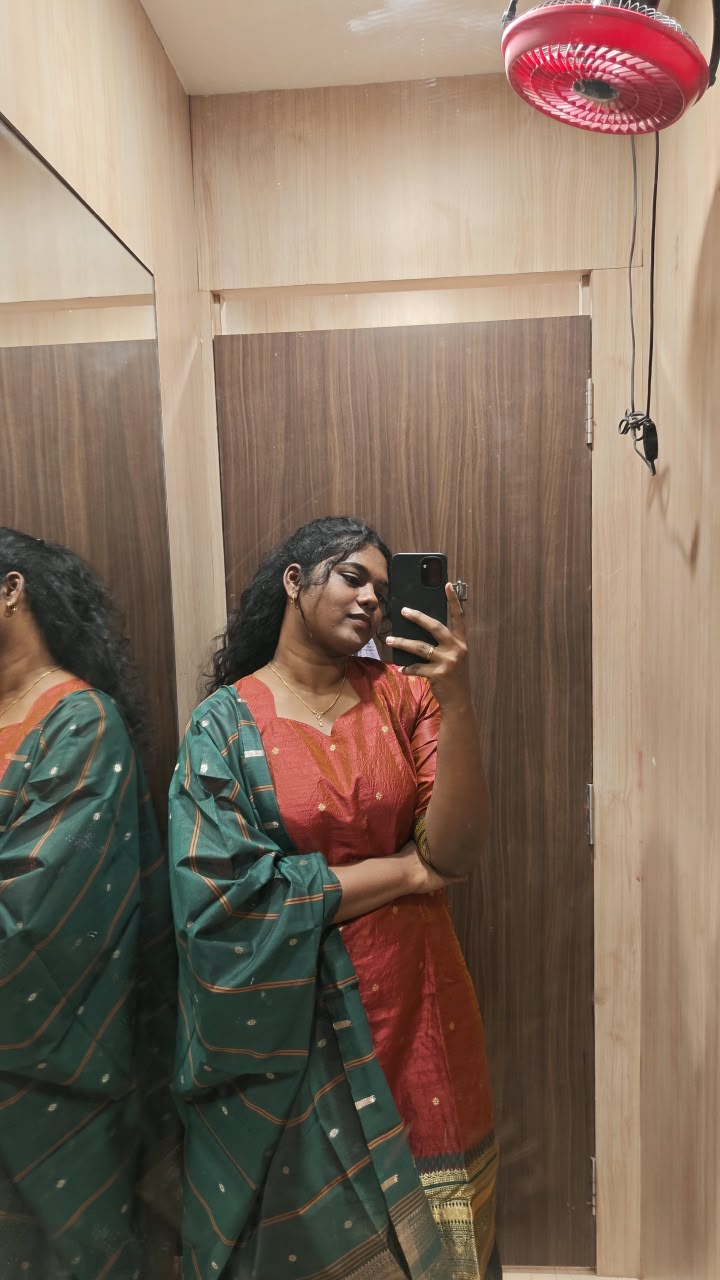
#> input picture jan.jpg, 720 x 1280 px, found by its file name
$ jupyter execute workshop03.ipynb
#> lines starting #> are read from the running program, lines starting #| are printed output that depends on the picture
# WORKSHOP 3-Canny Edge Detection
## NAME : D.JANANI
## REG NO : 212225040142

[cell 1]
import cv2
import matplotlib.pyplot as plt

[cell 2]
img = cv2.imread('JAN.jpg',cv2.IMREAD_GRAYSCALE)
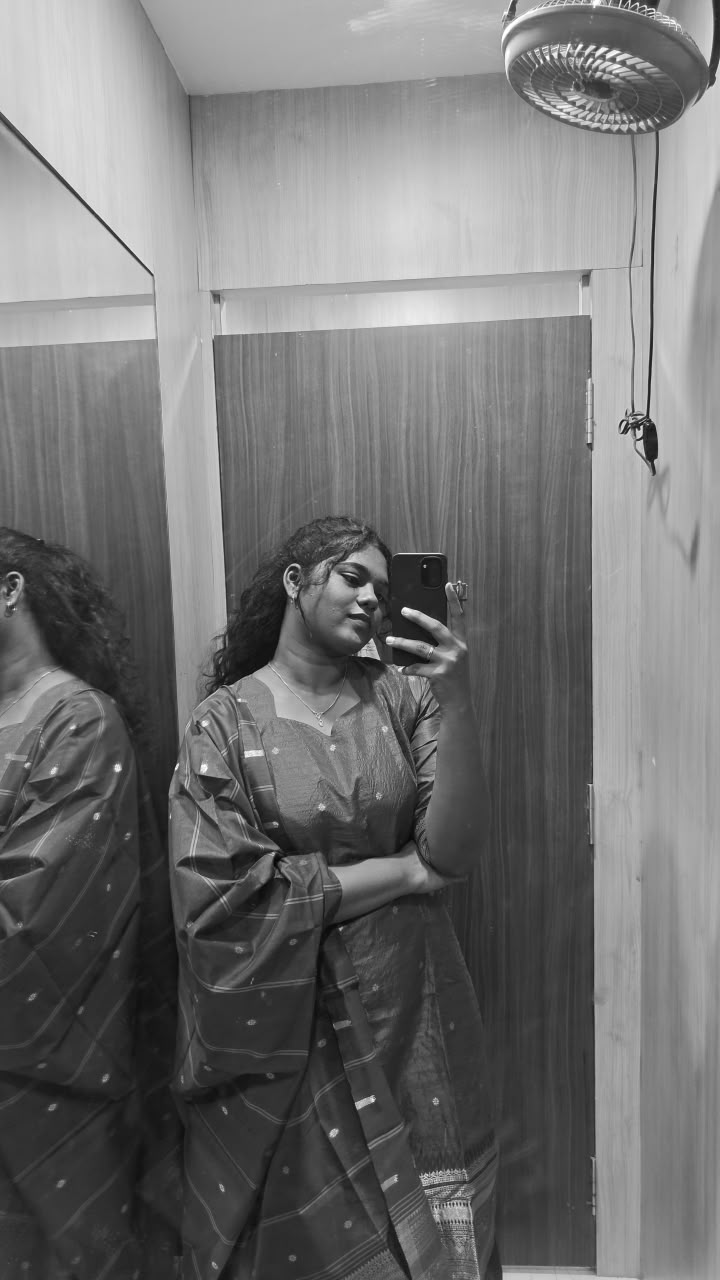
#> img: shape (1280, 720); min 4, max 255, mean 115.1

[cell 3]
blurred =cv2.GaussianBlur(img, (5,5),0)

[cell 4]
edges = cv2.Canny(blurred, 50, 150)
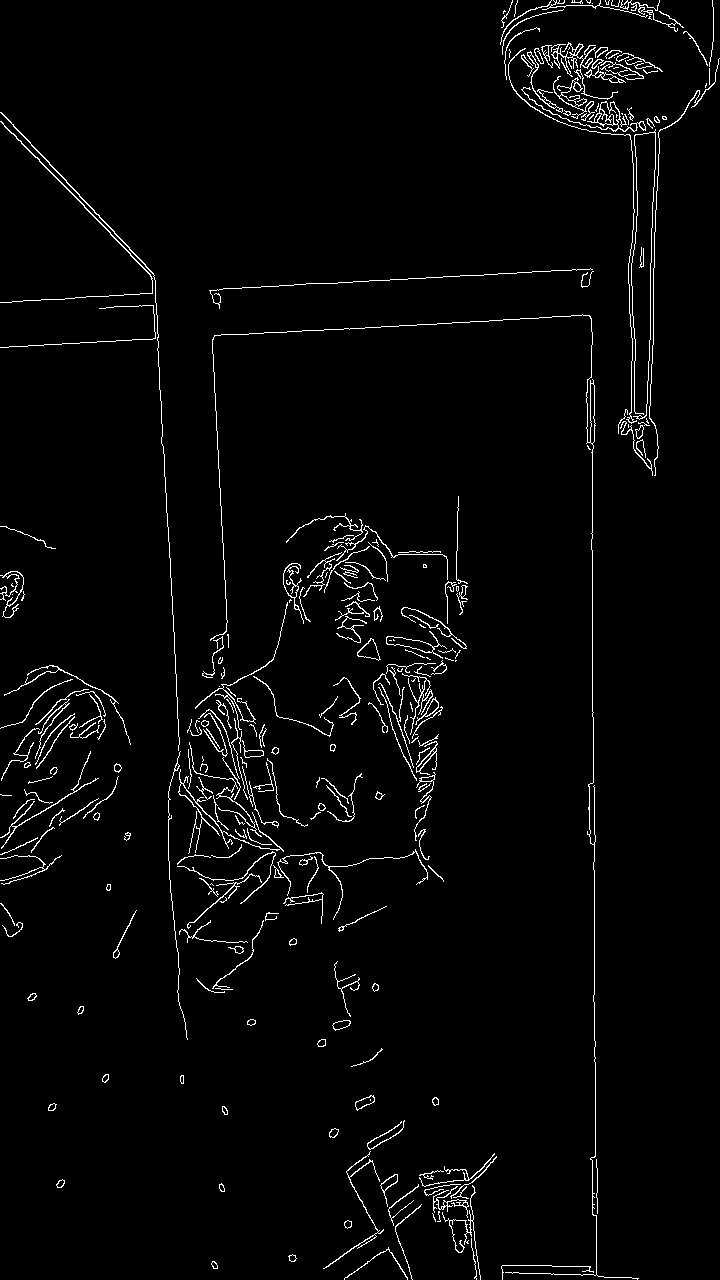
#> edges: shape (1280, 720); 2.6% white in thin lines or dots

[cell 5]
plt.figure(figsize=(10,5))
plt.subplot(121),plt.imshow(img, cmap='gray')
plt.title('Original Image'), plt.axis('off')
plt.subplot(122),plt.imshow(edges, cmap='gray')
plt.title('Detected Edges'), plt.axis('off')
plt.show()
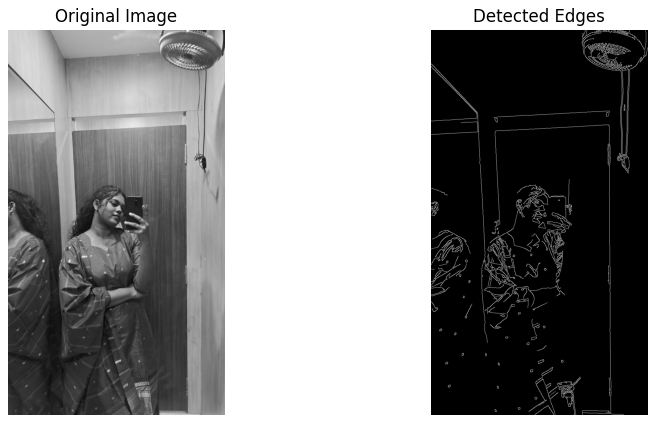
#> figure drawn by matplotlib, 2 panels
